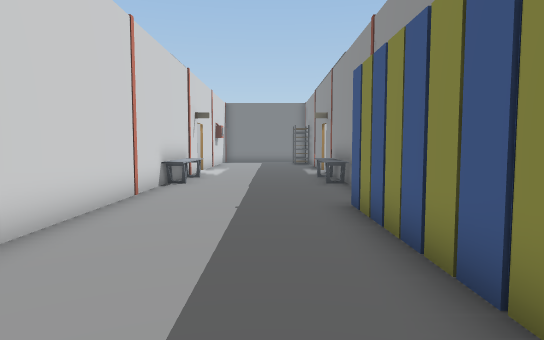
View 1 (above)

16 first-person views from a walk through a Unity game level. The camera is 1.2 m above the floor, tilts 4° down and sees 75° across. The floor is counted in squares, 1 m on a side. Each view is taken from the middle of a square. On the plan, view 1 faces up. The plan holds only what a view shows up to about 14 squares ahead; the rest is blank. The place goes on beyond the plan. The player is left out. Door leaves are left out, so doorways stand open.

View 2
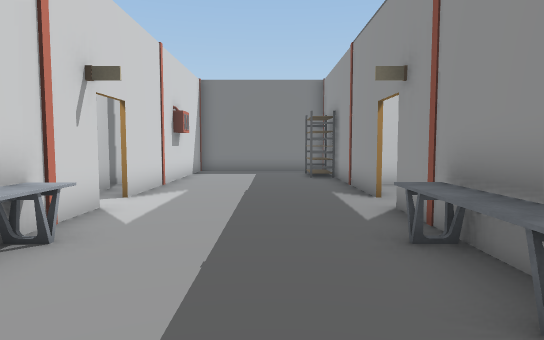

View 3
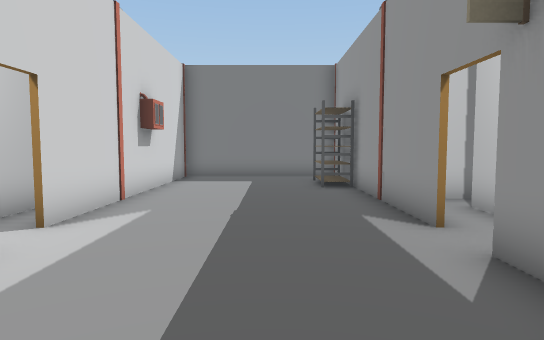

View 4
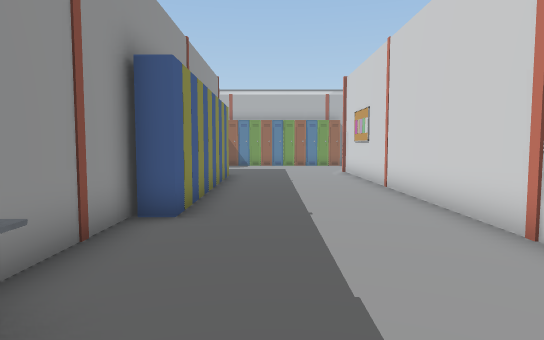

View 5
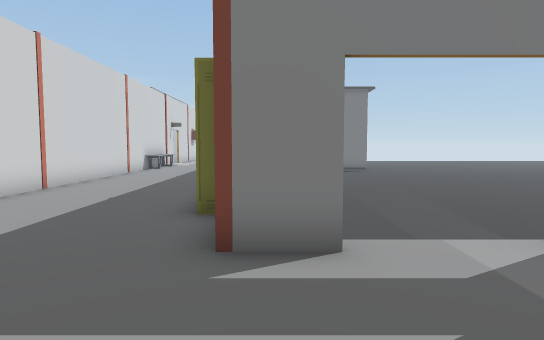

View 6
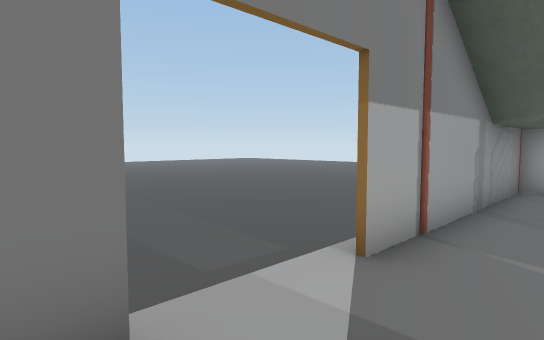

View 7
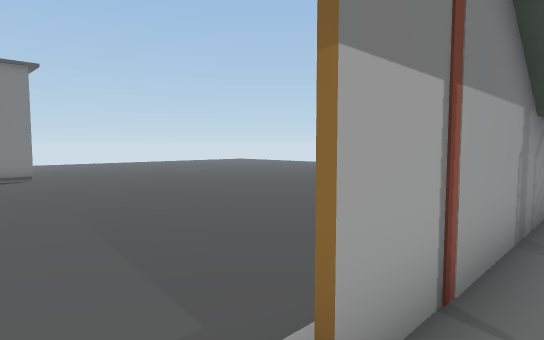

View 8
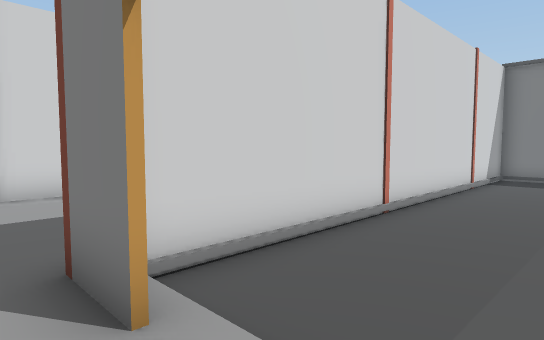

View 9
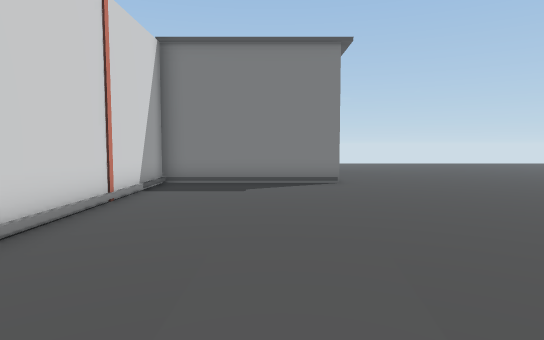

View 10
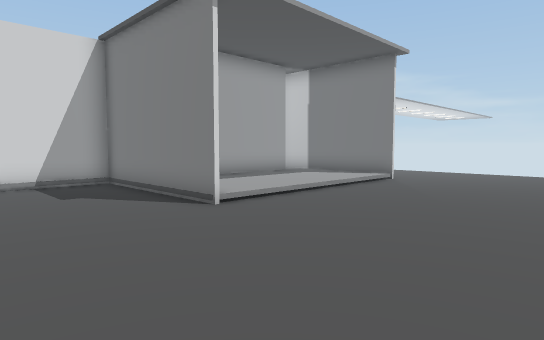

View 11
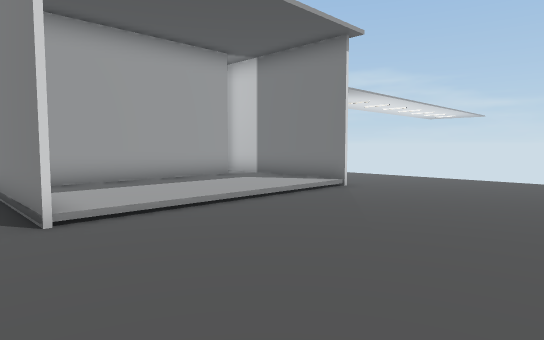

View 12
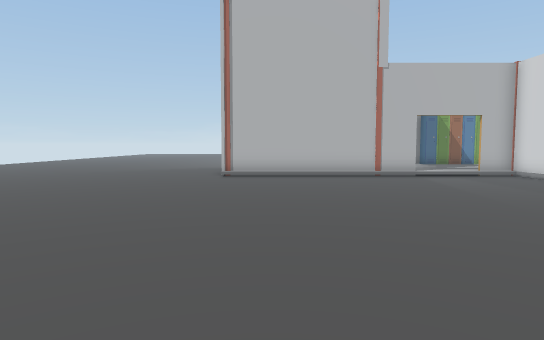

View 13
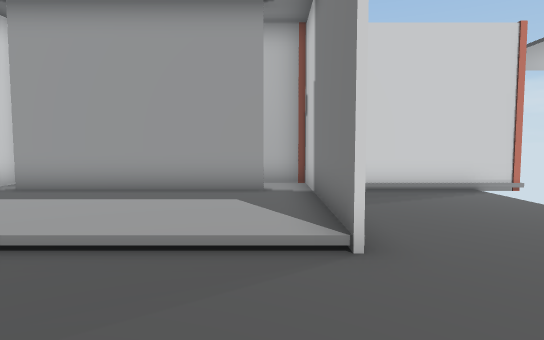

View 14
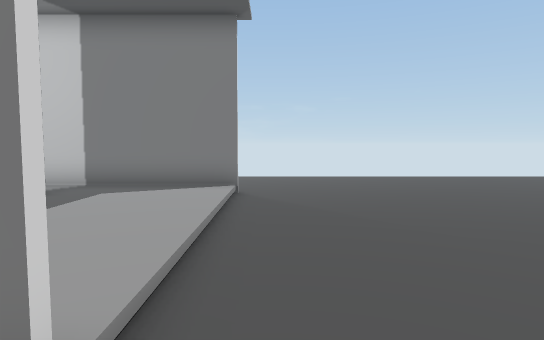

View 15
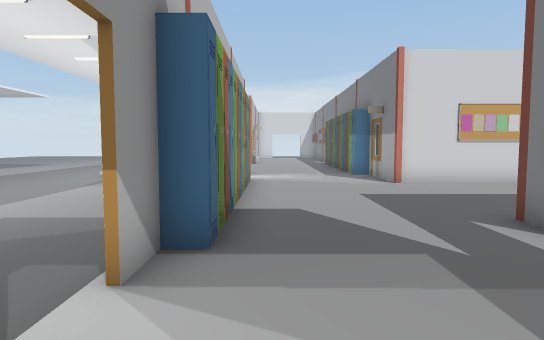

View 16
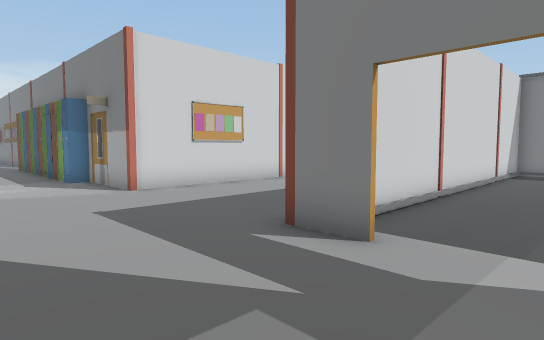

### Floor plan
Key: @ floor where view 1 was taken; # wall or solid block; . main floor; : floor 0.25 m higher than the main floor; / step, stairs or slope; D open door; L locker; O other object.
Columns run from 11 left of view 1 to 14 right of it. Each row starts with its distance up from view 1.
 26         ######
 25         #::::#
 24         #::::O.... .......
 23         #::::O............
 22         #::::O............
 21         #::::#............
 20       ###::::#######......
 19       ###::::###:::/......
 18       ###::::###:::/......
 17         #::::###:::/......
 16         #::::###:::/.....
 15         #::::###:::/......
 14         O::::O #:::/......
 13         O::::O #:::/......
 12         O::::O######......
 11         O::::O............
 10         #::::#...........
  9         #::::#............
  8         #::::#............
  7         #::::L............
  6         #::::L............
  5         #::::L............
  4         #::::L............
  3         #::::L............
  2         #::::L............
  1         #::::L............
  0         #::@:L............
 -1         #::::L............
 -2         #::::#............
 -3 OLLLL####::::##DDD########
 -4 OLLLL:::::::::::::::::/
 -5  ::::::::::::::::::
 -6      ::::::::::::: OOOO
 -7      ::::::::::::: :
 -8       DOOLLLLLLLDD
 -9               ....
-10             .....
-11           .....
-12         ......
-13       .......
-14      ......
-15      .....
-16      ...

Where each view was taken, in squares from view 1:
view 1: 0 up, 0 right, facing up
view 2: 9 up, 0 right, facing up
view 3: 12 up, 0 right, facing up
view 4: 13 up, 0 right, facing down
view 5: 7 down, 3 right, facing up
view 6: 5 down, 3 right, facing up-right
view 7: 4 down, 5 right, facing up-right
view 8: 4 down, 6 right, facing up-left
view 9: 1 up, 6 right, facing up
view 10: 8 up, 14 right, facing up-left
view 11: 11 up, 14 right, facing up-left
view 12: 11 up, 12 right, facing down
view 13: 19 up, 12 right, facing left
view 14: 11 up, 9 right, facing up
view 15: 7 down, 8 right, facing left
view 16: 7 down, 6 right, facing up-left
